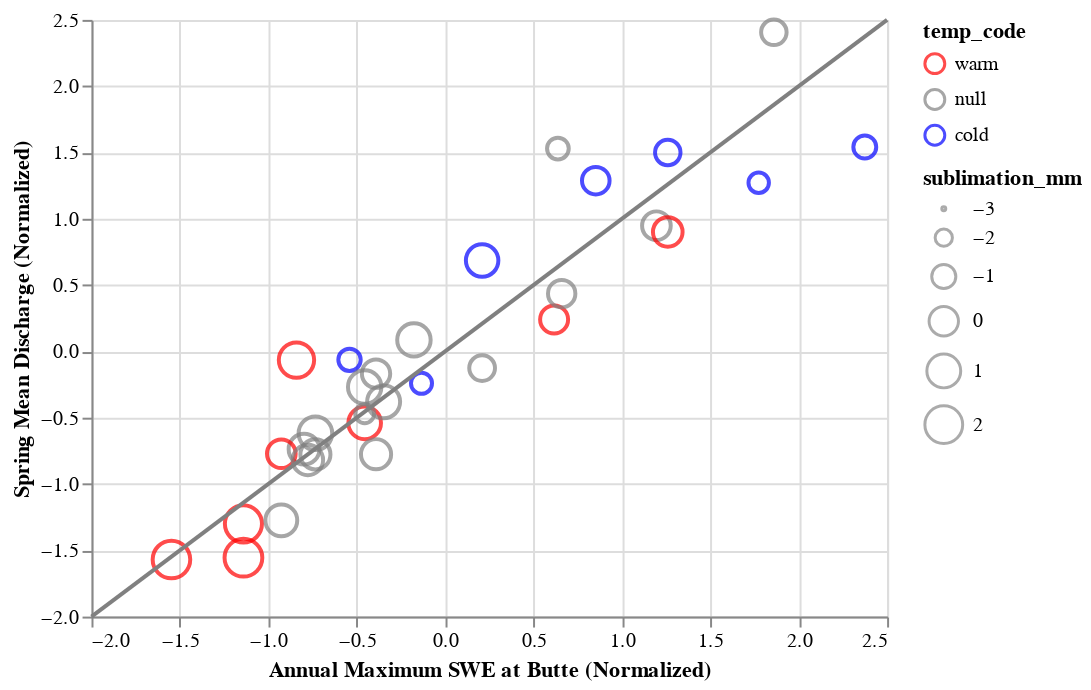

This figure's notebook cell:
### Code cell
import altair as alt

scale = alt.Scale(domain=['warm', None, 'cold'],
                  range=['red', 'grey', 'blue'])

plot1 = alt.Chart(df).mark_point().encode(
    alt.X('SWE', title='Annual Maximum SWE at Butte (Normalized)'),
    alt.Y('mean_va', title='Spring Mean Discharge (Normalized)'),
    alt.Color('temp_code',scale=scale),
    alt.Size('sublimation_mm', scale=alt.Scale(domain=[-3,2]))
    )
plot_precip = alt.Chart(df).mark_point().encode(
    alt.X('SWE', title='Annual Maximum SWE at Butte (Normalized)'),
    alt.Y('mean_va', title='Spring Mean Discharge (Normalized)'),
    alt.Color('precip_code', scale=scale)
    )

plot2 =alt.Chart(pd.DataFrame({
    'x': [-2, 2.5],
    'y': [-2, 2.5],
})
).mark_line(color='grey').encode(
    x= 'x',
    y= 'y',
    # label='1 to 1 line'
)

plot1 + plot2

### Figure 1 — Vega-Lite specification as saved in the notebook (floating-point values rounded to 4 significant figures)
{"config": {"view": {"continuousWidth": 400, "continuousHeight": 300}}, "layer": [{"data": {"name": "data-d0614fcaf5d7d2702fd34d7b0a61a146"}, "mark": "point", "encoding": {"color": {"field": "temp_code", "scale": {"domain": ["warm", null, "cold"], "range": ["red", "grey", "blue"]}, "type": "nominal"}, "size": {"field": "sublimation_mm", "scale": {"domain": [-3, 2]}, "type": "quantitative"}, "x": {"field": "SWE", "title": "Annual Maximum SWE at Butte (Normalized)", "type": "quantitative"}, "y": {"field": "mean_va", "title": "Spring Mean Discharge (Normalized)", "type": "quantitative"}}}, {"data": {"name": "data-c0ca875f7429746a6931082d7f28f084"}, "mark": {"type": "line", "color": "grey"}, "encoding": {"x": {"field": "x", "type": "quantitative"}, "y": {"field": "y", "type": "quantitative"}}}], "$schema": "https://vega.github.io/schema/vega-lite/v4.17.0.json", "datasets": {"data-d0614fcaf5d7d2702fd34d7b0a61a146": [{"mean_va": -0.06365, "SWE": -0.5406, "sublimation_mm": -1.286, "precip_code": null, "2yr_anom_code": null, "temp_code": "cold", "water_year": "1991"}, {"mean_va": -0.7371, "SWE": -0.7977, "sublimation_mm": 0.306, "precip_code": null, "2yr_anom_code": null, "temp_code": null, "water_year": "1992"}, {"mean_va": 1.542, "SWE": 2.374, "sublimation_mm": -1.2, "precip_code": "wet", "2yr_anom_code": "wet", "temp_code": "cold", "water_year": "1993"}, {"mean_va": -0.1684, "SWE": -0.3906, "sublimation_mm": -0.2201, "precip_code": "dry", "2yr_anom_code": null, "temp_code": null, "water_year": "1994"}, {"mean_va": 2.406, "SWE": 1.86, "sublimation_mm": -0.7557, "precip_code": "wet", "2yr_anom_code": "dry", "temp_code": null, "water_year": "1995"}, {"mean_va": 0.9478, "SWE": 1.195, "sublimation_mm": -0.1482, "precip_code": null, "2yr_anom_code": null, "temp_code": null, "water_year": "1996"}, {"mean_va": 1.5, "SWE": 1.26, "sublimation_mm": -0.7597, "precip_code": "wet", "2yr_anom_code": null, "temp_code": "cold", "water_year": "1997"}, {"mean_va": -0.2408, "SWE": -0.1334, "sublimation_mm": -1.488, "precip_code": null, "2yr_anom_code": null, "temp_code": "cold", "water_year": "1998"}, {"mean_va": 0.08679, "SWE": -0.1763, "sublimation_mm": 0.9049, "precip_code": "wet", "2yr_anom_code": null, "temp_code": null, "water_year": "1999"}, {"mean_va": -0.5395, "SWE": -0.4549, "sublimation_mm": 0.7096, "precip_code": null, "2yr_anom_code": null, "temp_code": "warm", "water_year": "2000"}, {"mean_va": -0.6175, "SWE": -0.7334, "sublimation_mm": 0.9413, "precip_code": null, "2yr_anom_code": null, "temp_code": null, "water_year": "2001"}, {"mean_va": -1.556, "SWE": -1.141, "sublimation_mm": 1.991, "precip_code": "dry", "2yr_anom_code": null, "temp_code": "warm", "water_year": "2002"}, {"mean_va": -0.3806, "SWE": -0.3477, "sublimation_mm": 0.7966, "precip_code": null, "2yr_anom_code": "wet", "temp_code": null, "water_year": "2003"}, {"mean_va": -0.7767, "SWE": -0.7334, "sublimation_mm": 0.1407, "precip_code": "dry", "2yr_anom_code": null, "temp_code": null, "water_year": "2004"}, {"mean_va": 0.2407, "SWE": 0.6166, "sublimation_mm": -0.2793, "precip_code": "wet", "2yr_anom_code": null, "temp_code": "warm", "water_year": "2005"}, {"mean_va": -0.126, "SWE": 0.2095, "sublimation_mm": -0.705, "precip_code": "wet", "2yr_anom_code": null, "temp_code": null, "water_year": "2006"}, {"mean_va": -0.7722, "SWE": -0.9263, "sublimation_mm": -0.1491, "precip_code": null, "2yr_anom_code": "wet", "temp_code": "warm", "water_year": "2007"}, {"mean_va": 1.272, "SWE": 1.774, "sublimation_mm": -1.576, "precip_code": "wet", "2yr_anom_code": "wet", "temp_code": "cold", "water_year": "2008"}, {"mean_va": 0.4356, "SWE": 0.6595, "sublimation_mm": -0.4043, "precip_code": null, "2yr_anom_code": null, "temp_code": null, "water_year": "2009"}, {"mean_va": -0.4699, "SWE": -0.4549, "sublimation_mm": -1.785, "precip_code": "dry", "2yr_anom_code": null, "temp_code": null, "water_year": "2010"}, {"mean_va": 1.529, "SWE": 0.638, "sublimation_mm": -1.387, "precip_code": null, "2yr_anom_code": "dry", "temp_code": null, "water_year": "2011"}, {"mean_va": -1.57, "SWE": -1.548, "sublimation_mm": 1.942, "precip_code": "dry", "2yr_anom_code": "dry", "temp_code": "warm", "water_year": "2012"}, {"mean_va": -0.8184, "SWE": -0.7763, "sublimation_mm": 0.2405, "precip_code": null, "2yr_anom_code": "dry", "temp_code": null, "water_year": "2013"}, {"mean_va": 0.6854, "SWE": 0.2095, "sublimation_mm": 0.6798, "precip_code": null, "2yr_anom_code": "wet", "temp_code": "cold", "water_year": "2014"}, {"mean_va": -0.06579, "SWE": -0.8406, "sublimation_mm": 1.361, "precip_code": null, "2yr_anom_code": "wet", "temp_code": "warm", "water_year": "2015"}, {"mean_va": -0.2688, "SWE": -0.4549, "sublimation_mm": 0.8946, "precip_code": null, "2yr_anom_code": "wet", "temp_code": null, "water_year": "2016"}, {"mean_va": 0.9006, "SWE": 1.26, "sublimation_mm": 0.04998, "precip_code": "wet", "2yr_anom_code": "wet", "temp_code": "warm", "water_year": "2017"}, {"mean_va": -1.301, "SWE": -1.141, "sublimation_mm": 1.816, "precip_code": "dry", "2yr_anom_code": null, "temp_code": "warm", "water_year": "2018"}, {"mean_va": 1.287, "SWE": 0.8523, "sublimation_mm": -0.3636, "precip_code": null, "2yr_anom_code": "dry", "temp_code": "cold", "water_year": "2019"}, {"mean_va": -0.7753, "SWE": -0.3906, "sublimation_mm": 0.166, "precip_code": "dry", "2yr_anom_code": "dry", "temp_code": null, "water_year": "2020"}, {"mean_va": -1.275, "SWE": -0.9263, "sublimation_mm": 0.5288, "precip_code": "dry", "2yr_anom_code": "dry", "temp_code": null, "water_year": "2021"}, {"mean_va": -0.3115, "SWE": null, "sublimation_mm": 0.635, "precip_code": null, "2yr_anom_code": null, "temp_code": null, "water_year": "2022"}, {"mean_va": null, "SWE": null, "sublimation_mm": -0.2948, "precip_code": null, "2yr_anom_code": null, "temp_code": null, "water_year": "1988"}, {"mean_va": null, "SWE": null, "sublimation_mm": -0.3534, "precip_code": null, "2yr_anom_code": null, "temp_code": null, "water_year": "1989"}, {"mean_va": null, "SWE": null, "sublimation_mm": -0.9474, "precip_code": null, "2yr_anom_code": null, "temp_code": "cold", "water_year": "1990"}], "data-c0ca875f7429746a6931082d7f28f084": [{"x": -2.0, "y": -2.0}, {"x": 2.5, "y": 2.5}]}}
